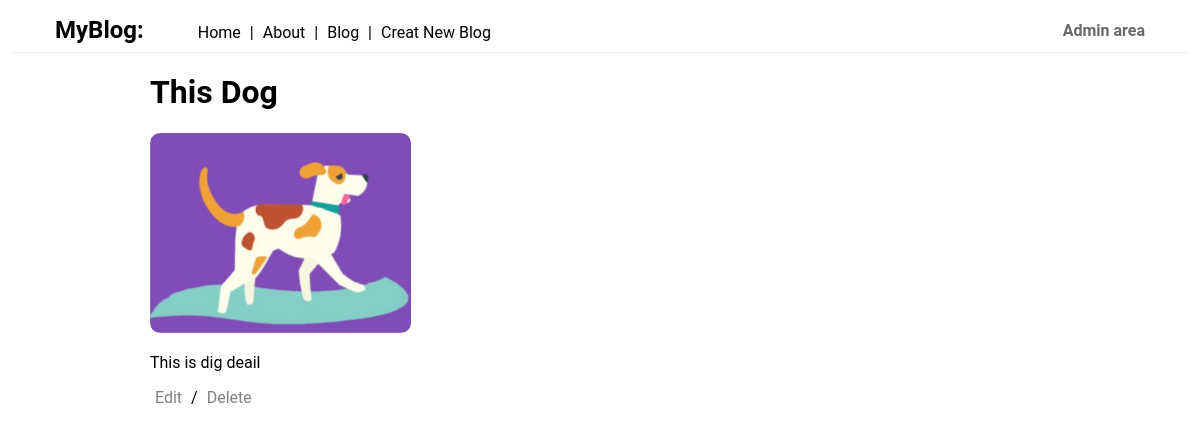
Page /blog/1/ on the committed database.
### blog/models.py (models this page shows)
class Article(models.Model):
    title = models.CharField(max_length=120)
    content = models.TextField()
    active = models.BooleanField(default=True)
    image = models.ImageField(upload_to='banners')
    def get_absolute_url(self):
        return reverse("blog:detail", kwargs={"id": self.id})

### blog/views.py (the view)
# urls.py: path('<int:id>/', ArticleDetailView.as_view(), name='detail'),
class ArticleDetailView(DetailView):
    template_name = 'blog/detail.html'
    def get_object(self):
        id_ = self.kwargs.get("id")
        return get_object_or_404(Article, id=id_)

### blog/templates/blog/detail.html (shortened to what this page needs)
{% extends 'base.html' %}
{% block content %}
    <h1>{{ object.title }}</h1>
    <img class="banner" src="{{ object.image.url }}" alt="{{ object.title }}">
    <p>{{ object.content|linebreaks }}</p>
    <span><a href="{{ object.get_absolute_url }}update">Edit</a></span>
    <span> / </span>
    <span><a href="{{ object.get_absolute_url }}delete">Delete</a></span>
{% endblock %}

### templates/base.html (style rules this page uses)
body { font-family: "Roboto", "Lucida Grande", "DejaVu Sans", "Bitstream Vera Sans", Verdana, Arial, sans-serif; }
a { padding-left: 5px; padding-right: 5px; text-decoration: none; color: black; }
span a { color: grey; }
.banner { height: 200px; overflow: hidden; object-fit: cover; border-radius: 10px; }

### rows in the picture
Article: title "This Dog", image (picture), content "This is dig deail"
